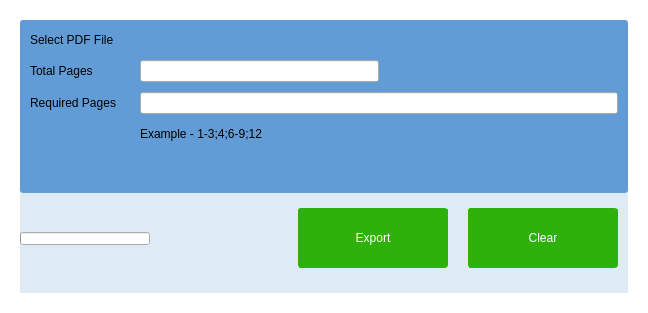
<?xml version="1.0" encoding="UTF-8"?>
<ui version="4.0">
 <class>Frame</class>
 <widget class="QFrame" name="Frame">
  <property name="geometry">
   <rect>
    <x>0</x>
    <y>0</y>
    <width>648</width>
    <height>313</height>
   </rect>
  </property>
  <property name="windowTitle">
   <string>Frame</string>
  </property>
  <property name="styleSheet">
   <string notr="true">
QFrame{
	border-width: 20;
	border-color: rgb(255,255,255);
	border-radius: 3;
	border-style: solid;
}

QPushButton{
	border-width: 1;
	border-color: rgb(46, 177, 11);
	border-radius: 3;
	border-style: solid;
	background-color: rgb(46, 177, 11);
	color: rgb(254, 254, 254);		
	font: 75 14pt &quot;Arial&quot;;
}</string>
  </property>
  <layout class="QVBoxLayout" name="verticalLayout_8">
   <property name="spacing">
    <number>0</number>
   </property>
   <property name="leftMargin">
    <number>0</number>
   </property>
   <property name="topMargin">
    <number>0</number>
   </property>
   <property name="rightMargin">
    <number>0</number>
   </property>
   <property name="bottomMargin">
    <number>0</number>
   </property>
   <item>
    <layout class="QVBoxLayout" name="verticalLayout">
     <property name="spacing">
      <number>0</number>
     </property>
     <property name="leftMargin">
      <number>0</number>
     </property>
     <property name="rightMargin">
      <number>0</number>
     </property>
     <item>
      <widget class="QFrame" name="bodyFrame">
       <property name="styleSheet">
        <string notr="true">QFrame{
	border-width: 0;
	border-color: rgb(46, 177, 11);
	border-radius: 3;
	border-style: solid;
	background-color: rgb(97, 156, 214);
}


</string>
       </property>
       <property name="frameShape">
        <enum>QFrame::StyledPanel</enum>
       </property>
       <property name="frameShadow">
        <enum>QFrame::Raised</enum>
       </property>
       <layout class="QVBoxLayout" name="verticalLayout_7">
        <property name="leftMargin">
         <number>0</number>
        </property>
        <property name="topMargin">
         <number>10</number>
        </property>
        <property name="rightMargin">
         <number>0</number>
        </property>
        <property name="bottomMargin">
         <number>0</number>
        </property>
        <item>
         <layout class="QVBoxLayout" name="verticalLayout_2">
          <property name="spacing">
           <number>10</number>
          </property>
          <property name="leftMargin">
           <number>10</number>
          </property>
          <property name="rightMargin">
           <number>10</number>
          </property>
          <item>
           <widget class="QLabel" name="label_11">
            <property name="minimumSize">
             <size>
              <width>0</width>
              <height>20</height>
             </size>
            </property>
            <property name="maximumSize">
             <size>
              <width>16777215</width>
              <height>30</height>
             </size>
            </property>
            <property name="autoFillBackground">
             <bool>false</bool>
            </property>
            <property name="styleSheet">
             <string notr="true"/>
            </property>
            <property name="text">
             <string>Select PDF File</string>
            </property>
           </widget>
          </item>
          <item>
           <layout class="QHBoxLayout" name="horizontalLayout_2">
            <property name="leftMargin">
             <number>0</number>
            </property>
            <property name="topMargin">
             <number>0</number>
            </property>
            <property name="rightMargin">
             <number>0</number>
            </property>
            <item>
             <widget class="QLabel" name="label">
              <property name="sizePolicy">
               <sizepolicy hsizetype="Preferred" vsizetype="Preferred">
                <horstretch>0</horstretch>
                <verstretch>0</verstretch>
               </sizepolicy>
              </property>
              <property name="minimumSize">
               <size>
                <width>100</width>
                <height>0</height>
               </size>
              </property>
              <property name="maximumSize">
               <size>
                <width>200</width>
                <height>16777215</height>
               </size>
              </property>
              <property name="text">
               <string>Total Pages</string>
              </property>
             </widget>
            </item>
            <item>
             <widget class="QLineEdit" name="_txtTotalPages"/>
            </item>
            <item>
             <spacer name="horizontalSpacer">
              <property name="orientation">
               <enum>Qt::Horizontal</enum>
              </property>
              <property name="sizeHint" stdset="0">
               <size>
                <width>40</width>
                <height>20</height>
               </size>
              </property>
             </spacer>
            </item>
           </layout>
          </item>
          <item>
           <layout class="QHBoxLayout" name="horizontalLayout_3">
            <property name="leftMargin">
             <number>0</number>
            </property>
            <property name="topMargin">
             <number>0</number>
            </property>
            <item>
             <widget class="QLabel" name="label_2">
              <property name="sizePolicy">
               <sizepolicy hsizetype="Fixed" vsizetype="Preferred">
                <horstretch>0</horstretch>
                <verstretch>0</verstretch>
               </sizepolicy>
              </property>
              <property name="minimumSize">
               <size>
                <width>100</width>
                <height>0</height>
               </size>
              </property>
              <property name="maximumSize">
               <size>
                <width>100</width>
                <height>16777215</height>
               </size>
              </property>
              <property name="text">
               <string>Required Pages</string>
              </property>
             </widget>
            </item>
            <item>
             <widget class="QLineEdit" name="_txtRequiredPages"/>
            </item>
           </layout>
          </item>
          <item>
           <layout class="QHBoxLayout" name="horizontalLayout_7">
            <property name="spacing">
             <number>10</number>
            </property>
            <property name="topMargin">
             <number>0</number>
            </property>
            <item>
             <widget class="QLabel" name="label_12">
              <property name="sizePolicy">
               <sizepolicy hsizetype="Fixed" vsizetype="Preferred">
                <horstretch>0</horstretch>
                <verstretch>0</verstretch>
               </sizepolicy>
              </property>
              <property name="minimumSize">
               <size>
                <width>100</width>
                <height>20</height>
               </size>
              </property>
              <property name="maximumSize">
               <size>
                <width>100</width>
                <height>30</height>
               </size>
              </property>
              <property name="styleSheet">
               <string notr="true"/>
              </property>
              <property name="text">
               <string/>
              </property>
             </widget>
            </item>
            <item>
             <widget class="QLabel" name="_lblExample">
              <property name="text">
               <string>Example - 1-3;4;6-9;12</string>
              </property>
             </widget>
            </item>
            <item>
             <spacer name="horizontalSpacer_2">
              <property name="orientation">
               <enum>Qt::Horizontal</enum>
              </property>
              <property name="sizeHint" stdset="0">
               <size>
                <width>40</width>
                <height>20</height>
               </size>
              </property>
             </spacer>
            </item>
           </layout>
          </item>
         </layout>
        </item>
        <item>
         <spacer name="verticalSpacer_3">
          <property name="orientation">
           <enum>Qt::Vertical</enum>
          </property>
          <property name="sizeHint" stdset="0">
           <size>
            <width>20</width>
            <height>40</height>
           </size>
          </property>
         </spacer>
        </item>
       </layout>
      </widget>
     </item>
     <item>
      <widget class="QFrame" name="bottomFrame">
       <property name="sizePolicy">
        <sizepolicy hsizetype="Expanding" vsizetype="Expanding">
         <horstretch>0</horstretch>
         <verstretch>0</verstretch>
        </sizepolicy>
       </property>
       <property name="minimumSize">
        <size>
         <width>0</width>
         <height>80</height>
        </size>
       </property>
       <property name="maximumSize">
        <size>
         <width>16777215</width>
         <height>100</height>
        </size>
       </property>
       <property name="styleSheet">
        <string notr="true">


QFrame{
	border-width: 0;
	border-color: rgb(46, 177, 11);
	border-radius: 3;
	border-style: solid;
	background-color: rgb(222, 235, 244);
}

</string>
       </property>
       <property name="frameShape">
        <enum>QFrame::StyledPanel</enum>
       </property>
       <property name="frameShadow">
        <enum>QFrame::Raised</enum>
       </property>
       <layout class="QHBoxLayout" name="horizontalLayout_12">
        <property name="spacing">
         <number>0</number>
        </property>
        <property name="leftMargin">
         <number>0</number>
        </property>
        <property name="topMargin">
         <number>0</number>
        </property>
        <property name="rightMargin">
         <number>0</number>
        </property>
        <item>
         <layout class="QHBoxLayout" name="horizontalLayout_13">
          <property name="spacing">
           <number>20</number>
          </property>
          <property name="rightMargin">
           <number>10</number>
          </property>
          <item>
           <layout class="QHBoxLayout" name="horizontalLayout_14">
            <property name="spacing">
             <number>10</number>
            </property>
            <item>
             <widget class="QProgressBar" name="progressBar">
              <property name="sizePolicy">
               <sizepolicy hsizetype="Fixed" vsizetype="Fixed">
                <horstretch>0</horstretch>
                <verstretch>0</verstretch>
               </sizepolicy>
              </property>
              <property name="minimumSize">
               <size>
                <width>130</width>
                <height>13</height>
               </size>
              </property>
              <property name="maximumSize">
               <size>
                <width>130</width>
                <height>13</height>
               </size>
              </property>
              <property name="value">
               <number>0</number>
              </property>
              <property name="textVisible">
               <bool>false</bool>
              </property>
             </widget>
            </item>
            <item>
             <widget class="QLabel" name="_lblProgressStatus">
              <property name="sizePolicy">
               <sizepolicy hsizetype="Preferred" vsizetype="Fixed">
                <horstretch>0</horstretch>
                <verstretch>0</verstretch>
               </sizepolicy>
              </property>
              <property name="text">
               <string/>
              </property>
             </widget>
            </item>
           </layout>
          </item>
          <item>
           <widget class="QPushButton" name="_btnExport2SinglePdf">
            <property name="sizePolicy">
             <sizepolicy hsizetype="Expanding" vsizetype="Expanding">
              <horstretch>0</horstretch>
              <verstretch>0</verstretch>
             </sizepolicy>
            </property>
            <property name="minimumSize">
             <size>
              <width>120</width>
              <height>40</height>
             </size>
            </property>
            <property name="maximumSize">
             <size>
              <width>150</width>
              <height>60</height>
             </size>
            </property>
            <property name="text">
             <string>Export</string>
            </property>
            <property name="icon">
             <iconset resource="Resources.qrc">
              <normaloff>:/resources/images/resources/images/export.png</normaloff>:/resources/images/resources/images/export.png</iconset>
            </property>
            <property name="iconSize">
             <size>
              <width>16</width>
              <height>16</height>
             </size>
            </property>
           </widget>
          </item>
          <item>
           <widget class="QPushButton" name="_btnClear">
            <property name="sizePolicy">
             <sizepolicy hsizetype="Expanding" vsizetype="Expanding">
              <horstretch>0</horstretch>
              <verstretch>0</verstretch>
             </sizepolicy>
            </property>
            <property name="minimumSize">
             <size>
              <width>120</width>
              <height>40</height>
             </size>
            </property>
            <property name="maximumSize">
             <size>
              <width>150</width>
              <height>60</height>
             </size>
            </property>
            <property name="text">
             <string>Clear</string>
            </property>
            <property name="icon">
             <iconset resource="Resources.qrc">
              <normaloff>:/resources/images/resources/images/clear.png</normaloff>:/resources/images/resources/images/clear.png</iconset>
            </property>
           </widget>
          </item>
         </layout>
        </item>
       </layout>
      </widget>
     </item>
    </layout>
   </item>
  </layout>
 </widget>
 <resources>
  <include location="Resources.qrc"/>
 </resources>
 <connections/>
</ui>
